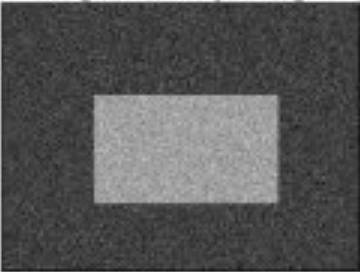
#> input picture Lab5/Images_Thresholding/Original noisy image.png, 360 x 272 px, found by its file name
$ python Deliverable_03.py
#> lines starting #> are read from the running program, lines starting #| are printed output that depends on the picture; after the words box and inside, x2 and y2 are one past the last pixel; in counts of white or black regions, pixels touching at a corner belong together
"""
otsu_thres_hist(img_ori, siz_gau=13, title='Original image filtered')
This function plots the indicated image (img_ori) -after applying a Gaussian
filter- with the title indicated in the title input variable, its histogram (with title
'Histogram') and its binary image after binarizing it (with 'Otsu's Thresholding'
title). The function should receive the image (img_ori), apply Gaussian filtering, and
then compute the Otsu threshold. In other words, the function should return three
images: the input image after using Gaussian filter with a title indicated by the input
argument title, the image of the histogram and the image of the binary output resulting
after applying Otsu. It should return something similar to the third row presented in
the previous script in " Figure 5.6. Example of global and Otsu's thresholding
"
img_ori: the image
siz_gau: Integer. Size of the Gaussian window applied. It will be siz_gau x siz_gau
title: a string to be used for the input image
"""

def otsu_thres_hist(img_ori, siz_gau=13, title='Original image filtered'):
#> called with siz_gau = 13, title = 'Original image filtered'
    import cv2
    import numpy as np
    from matplotlib import pyplot as plt

    plt.figure(figsize=(10,2))

    img_original = cv2.imread(img_ori)
#> img_original is the input picture: shape (272, 360, 3); mean B, G, R 85.1, 85.1, 85

    #Gaussian
    img_blur = cv2.GaussianBlur(img_original, (siz_gau, siz_gau), 0)
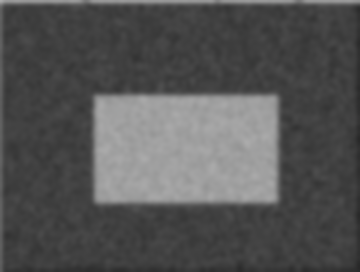
#> img_blur: shape (272, 360, 3); mean B, G, R 84.8, 84.7, 84.7

    plt.subplot(1, 3, 1)
    plt.imshow(img_blur, 'gray')
    plt.title(title)
    plt.xticks([]), plt.yticks([])

    #Histogram
    histogram, bin_edges = np.histogram(img_original, bins=256, range=(0, 255))
#> histogram = 256 values, max 14000 at index 62, min 0 at index 0, mean 1147.5; bin_edges = 257 values from 0 to 255

    plt.subplot(1, 3, 2), plt.hist(img_blur.ravel(), 256)
    plt.title("Histogram")
    plt.xticks([]), plt.yticks([])

    #Otsu's
    img_blur = cv2.cvtColor(img_blur, cv2.COLOR_BGR2GRAY)
#> img_blur: shape (272, 360)
    img_blur = img_blur.astype('uint8')
    ret3,th3 = cv2.threshold(img_blur,0,255,cv2.THRESH_BINARY | cv2.THRESH_OTSU)
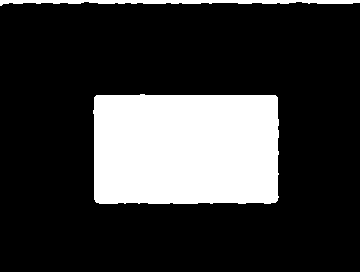
#> th3: shape (272, 360); 21.7% white; 2 white regions, box (x1, y1, x2, y2) and area: (93, 94, 279, 204) 19979, (0, 0, 360, 6) 1277
#> ret3 = 110

    plt.subplot(1, 3, 3)
    plt.imshow(th3, 'gray')
    plt.title("Otsu's Thresholding")
    plt.xticks([]), plt.yticks([])
    plt.savefig("Deliverable3")
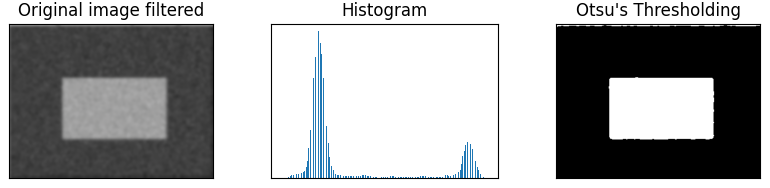
#> figure drawn by matplotlib, 3 panels; B, G, R data is drawn as R, G, B

otsu_thres_hist('C:/Users/Amar/Desktop/School/Artificial Vision/Labs/Lab5/Images_Thresholding/Original noisy image.png')
